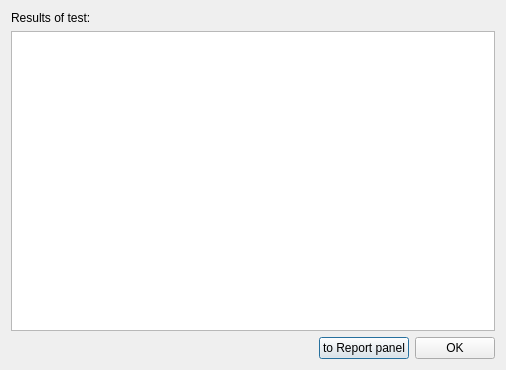
<?xml version="1.0" encoding="UTF-8"?>
<ui version="4.0">
 <class>Dialog</class>
 <widget class="QDialog" name="Dialog">
  <property name="geometry">
   <rect>
    <x>0</x>
    <y>0</y>
    <width>506</width>
    <height>370</height>
   </rect>
  </property>
  <property name="windowTitle">
   <string>Test results</string>
  </property>
  <layout class="QVBoxLayout" name="verticalLayout">
   <item>
    <widget class="QLabel" name="label">
     <property name="text">
      <string>Results of test:</string>
     </property>
    </widget>
   </item>
   <item>
    <widget class="QTextBrowser" name="textBrowser">
     <property name="openExternalLinks">
      <bool>true</bool>
     </property>
    </widget>
   </item>
   <item>
    <layout class="QHBoxLayout" name="horizontalLayout">
     <item>
      <spacer name="horizontalSpacer">
       <property name="orientation">
        <enum>Qt::Horizontal</enum>
       </property>
       <property name="sizeHint" stdset="0">
        <size>
         <width>40</width>
         <height>20</height>
        </size>
       </property>
      </spacer>
     </item>
     <item>
      <widget class="QPushButton" name="buttonReport">
       <property name="text">
        <string>to Report panel</string>
       </property>
       <property name="icon">
        <iconset theme="edit-copy"/>
       </property>
      </widget>
     </item>
     <item>
      <widget class="QPushButton" name="buttonOK">
       <property name="text">
        <string>OK</string>
       </property>
       <property name="icon">
        <iconset theme="dialog-ok"/>
       </property>
      </widget>
     </item>
    </layout>
   </item>
  </layout>
 </widget>
 <resources/>
 <connections/>
</ui>
